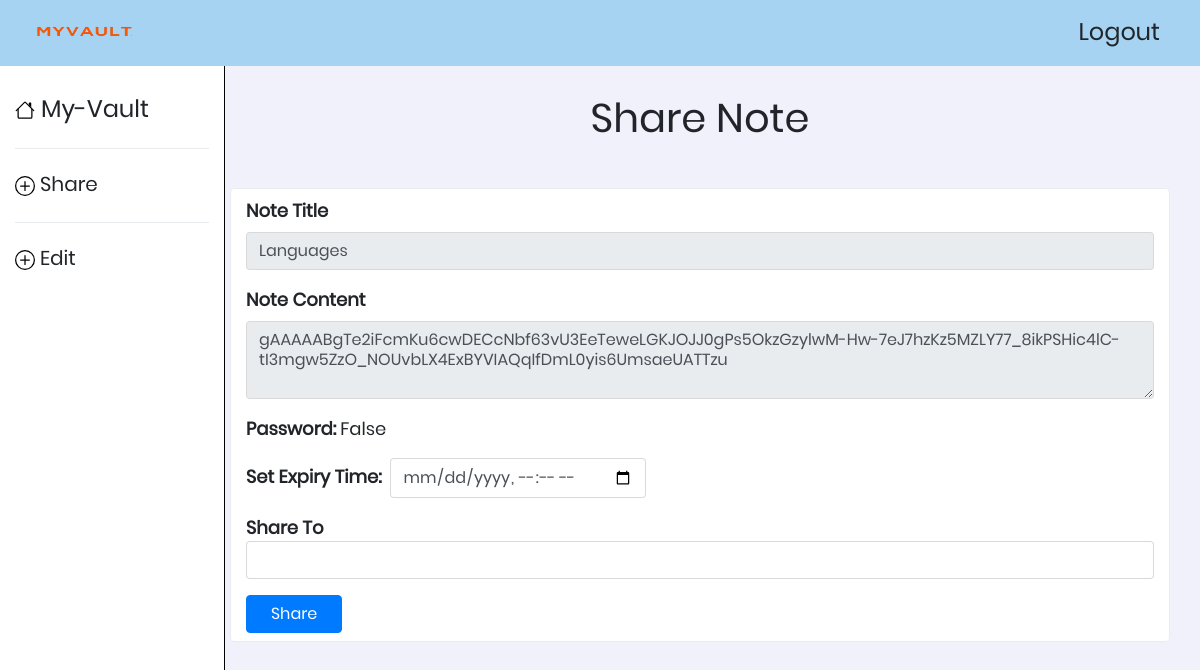
The page /user/note/share/23 (signed in) on the database its author committed.
### login/models.py (models this page shows, shortened)
class Note(models.Model):
    title = models.CharField(max_length=1000, blank=False)
    secured_content = models.CharField(max_length=1000, blank=False, null=False)
    isset_Password = models.BooleanField(default=False)
    password = models.CharField(max_length=300, blank=True, null=True)
    created_at = models.DateTimeField(auto_now_add=True)
    expiry_time = models.DateTimeField(blank=True,null= True)
    creator = models.ForeignKey(Users, on_delete=models.CASCADE)

### login/views.py (the view)
# urls.py: path('user/note/share/<int:id>',views.Share, name="note_share"),
def Share(request,id = None):
    if request.session.get('session_email'):
        shareNote = Note.objects.get(id=id)
        return render(request,"share.html",{'shareNote':shareNote,'date':datetime.now()})
    return HttpResponseRedirect(reverse('login'))

### templates/share.html (shortened to what this page needs)
{% load static %}
<!DOCTYPE html>
<html lang="en">
  <head>
    <link rel="stylesheet" type="text/css" href="{% static 'vendor/bootstrap/css/bootstrap.min.css' %}">
    <link rel="stylesheet" type="text/css" href="{% static '/css/main.css' %}">
    <link rel="stylesheet" type="text/css"
      href="https://use.fontawesome.com/releases/v5.3.1/css/all.css"
>
  </head>
  <body>
    <header>
      <nav class="navbar fixed-top navbar-expand-lg navbar-light bg-nav">
        <a href="#" class="navbar-brand mx-3 h4"><img src="{% static 'images/logo-white.png'%}" alt="" width="100" height="30" /></a>
        <div class="collapse navbar-collapse" id="navigations">
          <ul class="navbar-nav ml-md-auto">
            <li class="nav-item mx-lg-4">
              <a href="{% url 'user_logout' %}" class="h4">
                Logout
              </a>
            </li>
          </ul>
        </div>
      </nav>
    </header>
    <div class="container-fluid mt-5">
      <div class="row">
        <div class="col-lg-2 pl-0">
          <aside class="collapse left-side d-lg-block" id="left-side">
            <div class="container-fluid mt-5">
              <ul class="navbar-nav">
                <li class="nav-item">
                  <a href="{% url 'user_dashboard' %}" class="h4">
                    <img src="{% static 'images/icons/home.svg' %}"
                      width="20" height="20" />
                    <span class="mt-2 4">My-Vault</span>
                  </a>
                </li>
                <div class="dropdown-divider my-4"></div>
                <li class="nav-item">
                  <a href="javascript:void(0);" class="h5">
                    <img src="{% static 'images/icons/plus-circle.svg' %}"
                      width="20" height="20" />
                    <span class="mt-2">Share</span>
                  </a>
                </li>
                <div class="dropdown-divider my-4"></div>
                <li class="nav-item">
                  <a href="{% url 'note_edit' shareNote.id %}" class="h5">
                    <img src="{% static 'images/icons/plus-circle.svg' %}"
                      width="20" height="20" />
                    <span class="mt-2">Edit</span>
                  </a>
                </li>
              </ul>
            </div>
          </aside>
        </div>
        <div class="col-lg-10 mt-5">
          <div class="container-fluid">
            <h1 class="text-center mb-5">Share Note</h1>
            <div class="container border rounded bg-white">
              <form action="{% url 'note_share_to' shareNote.id %}" method="POST">
              <div class="form-group">
                <label for="noteTitle" class="my-2">Note Title</label>
                <input type="text" class="form-control" id="noteTitle" name="title" placeholder="Enter Note Title" value="{{ shareNote.title }}" readonly/>
              </div>
              <div class="form-group">
                <label for="noteContent" class="my-2">Note Content</label>
                <textarea class="form-control" id="noteContent" name="secured_content" rows="3" placeholder="Enter Note Content" readonly>{{shareNote.secured_content}}</textarea>
              </div>
              <div class="form-group d-flex">
                <label for="SetPassword">Password:</label>&nbsp;
                <span style="font-size: 18px;">{{shareNote.isset_Password}}</span>
              </div>
              <div class="form-group" id="form-expiry">
                <label for="noteExpiry" class="d-inline">Set Expiry Time:</label>
                <input type="datetime-local" class="form-control d-inline-block ml-1" id="noteExpiry"  name="expiryTime" required />
              </div>
              <div class="form-group" id="form-expiry">
                <label for="emailto">Share To</label>
                <input type="email" class="form-control" id="emailto"  name="emailto" value="" required/>
              </div>
              <button type="submit" class="btn btn-primary mb-2 px-4">
                Share
              </button>
            </form>
            </div>
            </div>
          </div>
        </div>
      </div>
  </body>
</html>

### static/css/main.css (style rules this page uses)
* { margin: 0px; padding: 0px; box-sizing: border-box; }
body, html { height: 100%; font-family: Poppins-Regular, sans-serif; background-color: #f0f1fa; }
a { font-family: Poppins-Regular; font-size: 14px; line-height: 1.7; color: #666666; margin: 0px; transition: all 0.4s; -webkit-transition: all 0.4s; -o-transition: all 0.4s; -moz-transition: all 0.4s; }
h1,h2,h3,h4,h5,h6 { margin: 0px; }
ul, li { margin: 0px; list-style-type: none; }
input { outline: none; border: none; }
textarea { outline: none; border: none; }
label { display: block; margin: 0; font-weight: bolder; font-size: 18px; }
button { outline: none !important; border: none; background: transparent; }
.left-side { position: fixed; height: 100%; width: 225px; z-index: 10; background-color: #ffffff; border-right: 1px solid black; }
.bg-nav { background-color: #a6d3f2; }
input[type=datetime-local] { max-width: 16rem; }

### rows shown on the page
Note: title "Languages", secured_content "gAAAAABgTe2iFcmKu6cwDECcNbf63vU3EeTeweLGKJOJJ0gPs5OkzGzylwM-Hw-7eJ7hzKz5MZLY77_8ikPSHic4lC-tI3mgw5ZzO_NOUvbLX4ExBYVIAQqIfDmL0yis6UmsaeUATTzu", isset_Password "False"
